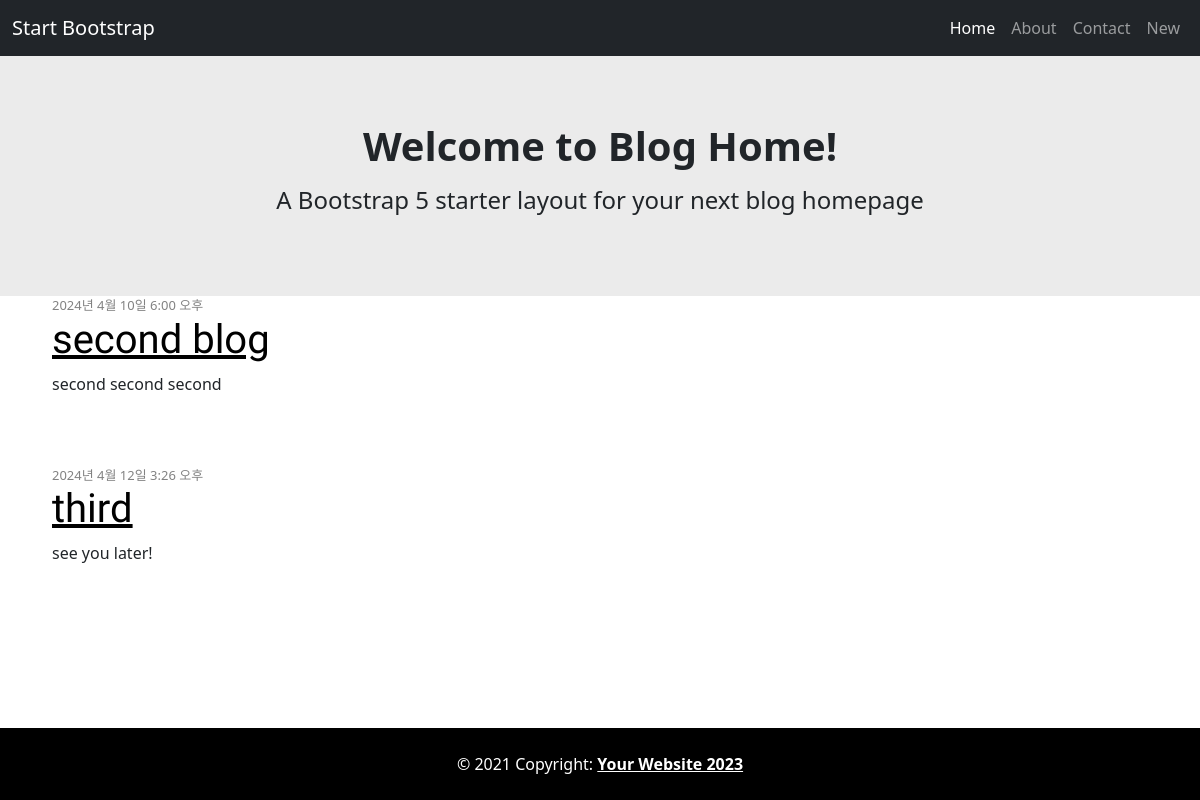
Before: / with the older database file.
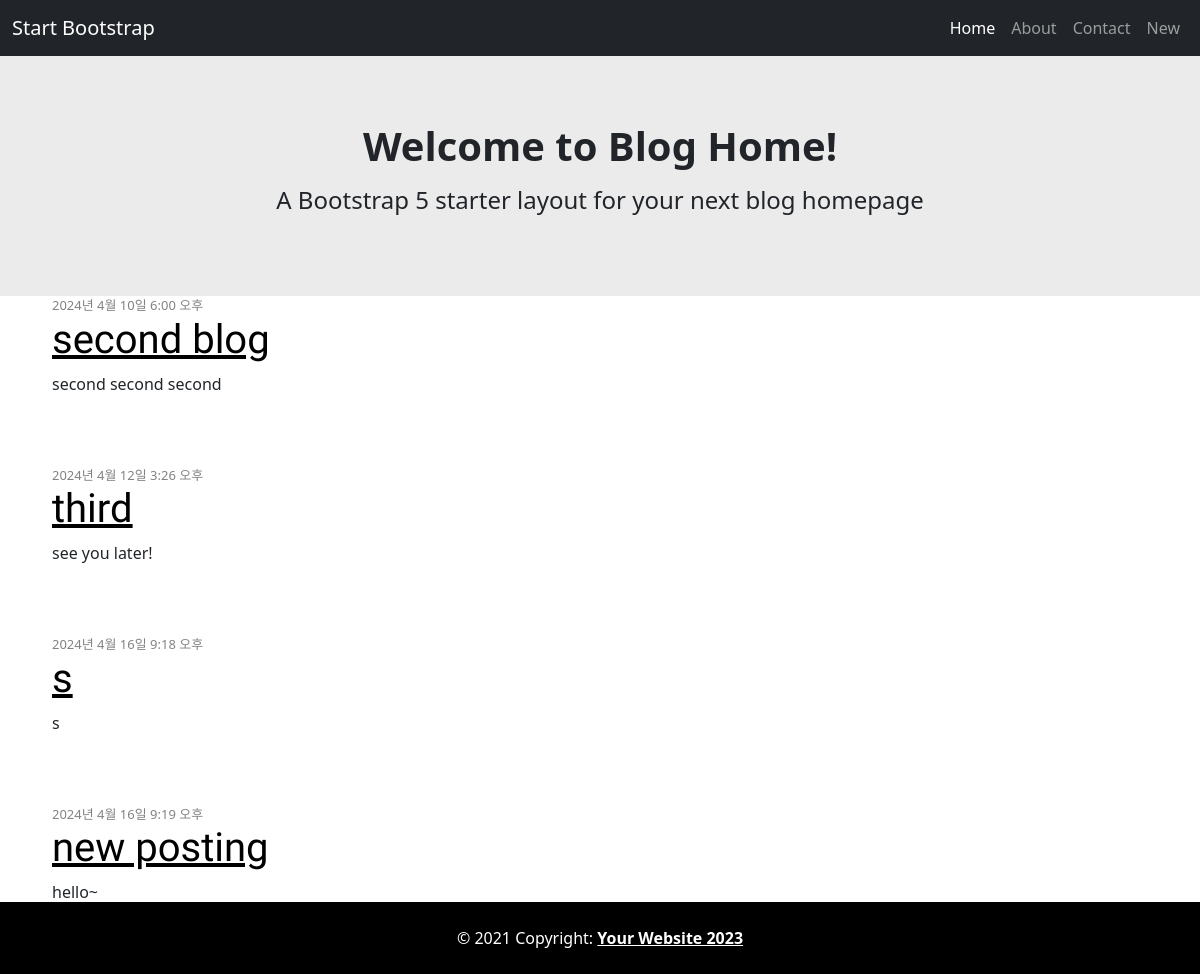
After: the same page with the newer database file.
### blog/models.py (models this page shows, shortened)
class Post(models.Model):
    author = models.ForeignKey(settings.AUTH_USER_MODEL, on_delete=models.CASCADE)
    title = models.CharField(max_length=200)
    text = models.TextField()
    created_date = models.DateTimeField(default=timezone.now)
    published_date = models.DateTimeField(blank=True, null=True)

### blog/views.py (the view)
# urls.py: path('', views.post_list, name='post_list'),
def post_list(request):
    posts = Post.objects.filter(published_date__lte=timezone.now()).order_by('published_date')
    return render(request, 'blog/post_list.html', {'posts': posts})

### blog/templates/blog/post_list.html
{% extends 'blog/base.html' %}
{% block content %}
    {% for post in posts %}
        <div class="post">
            <div class="date">
                {{ post.published_date }}
            </div>
            <h1 class = 'post-title'><a href="{% url 'post_detail' pk=post.pk %}" style="font-family: 'Lobster';">{{ post.title }}</a></h1>
            <p>{{ post.text|linebreaksbr }}</p>
        </div>
    {% endfor %}
{% endblock %}

Changed rows visible on the page:
added Post: published_date "2024년 4월 16일 9:18 오후", title "s", text "s"
added Post: published_date "2024년 4월 16일 9:19 오후", title "new posting", text "hello~"
